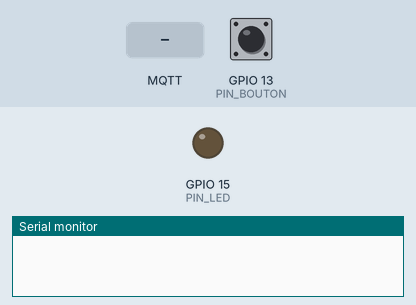
A sketch run on a simulated ESP8266 (NodeMCU). Shown: output pins drawn as LEDs (lit = HIGH), the last lines printed to the serial monitor. Dashed ring = blinking. Inputs (shaded band) come from the test bench; at power-on: GPIO 13 (PIN_BOUTON) HIGH. WiFi joins after 1.5 s; servers stay silent unless stated; no MQTT or app messages arrive unless stated.

Above: at 1.2 s.
1.3 s: GPIO 13 (PIN_BOUTON) pulled LOW for 0.15 s
At 1.7 s:
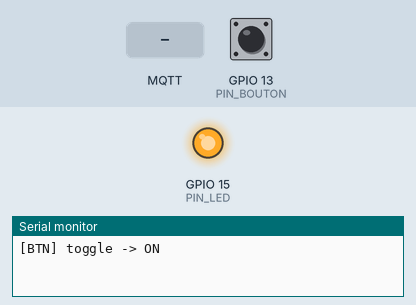
2.9 s: GPIO 13 (PIN_BOUTON) pulled LOW for 1 s
At 4.1 s:
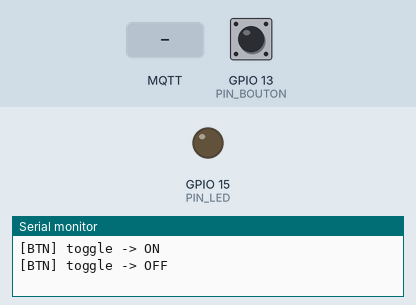
6.5 s: GPIO 13 (PIN_BOUTON) pulsed LOW 5 times (0.12 s each, 0.3 s apart)
At 6.7 s:
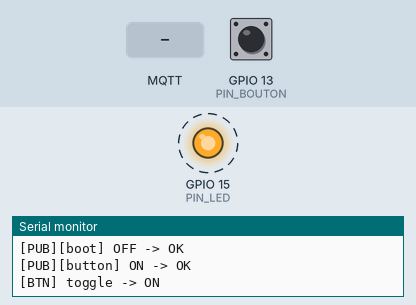
11.0 s: MQTT message "OFF" arrives on the first subscribed topic
At 12.0 s:
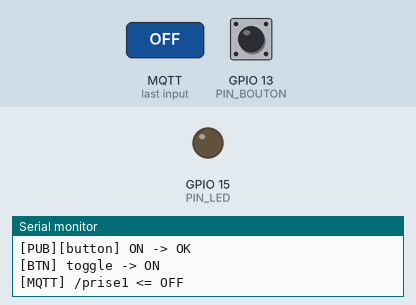
12.5 s: MQTT message "on" arrives on the first subscribed topic
At 13.1 s:
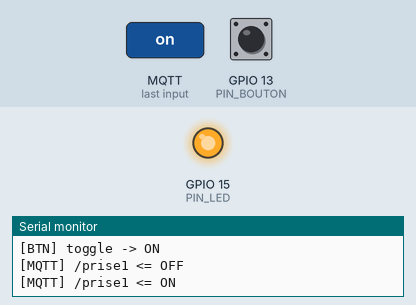
Timing chart, 0 to 15.0 s (numbered marks = the images above; inputs shaded):
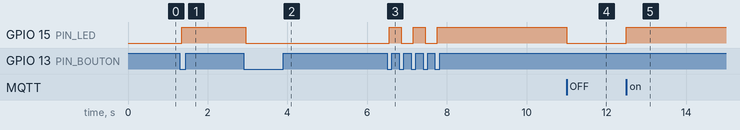

The sketch:

sae_esp12_mqtt.ino
```cpp
#include <ESP8266WiFi.h>
#include <PubSubClient.h>

/* ==== À PERSONNALISER ==== */
const char* WIFI_SSID     = "Sa";
const char* WIFI_PASSWORD = "18042005";

const char* MQTT_HOST     = "172.20.10.3";  // Broker privé
const uint16_t MQTT_PORT  = 1883;
const char* MQTT_USER     = "sacha";
const char* MQTT_PASS     = "sacha";

const char* TOPIC_PRISE   = "/prise1";   // ON / OFF (retained)
/* ======================== */

// Broches (selon ton montage)
const int PIN_BOUTON = 13;   // GPIO13 -> bouton vers GND
const int PIN_LED    = 15;   // GPIO15 -> LED -> résistance -> GND

WiFiClient espClient;
PubSubClient mqtt(espClient);

// Etat de la prise/LED
bool priseOn = false;

// Anti-rebond
bool lastBtnRaw = HIGH;                 // avec INPUT_PULLUP : HIGH = repos
bool lastBtnStable = HIGH;
unsigned long lastChangeMs = 0;
const unsigned long DEBOUNCE_MS = 50;

// Reconnexions non bloquantes
unsigned long lastWifiAttemptMs = 0;
unsigned long lastMqttAttemptMs = 0;
const unsigned long WIFI_RETRY_MS = 5000;
const unsigned long MQTT_RETRY_MS = 3000;

bool handlingMqttMessage = false;

void applyOutput(bool on) {
  digitalWrite(PIN_LED, on ? HIGH : LOW);  // si LED active LOW, inverser ici
}

void publishState(const char* source = "local") {
  if (!mqtt.connected()) return;          // publie seulement si connecté
  if (handlingMqttMessage) return;        // évite l'écho
  const char* payload = priseOn ? "ON" : "OFF";
  bool ok = mqtt.publish(TOPIC_PRISE, payload, true); // retained
  Serial.print("[PUB]["); Serial.print(source); Serial.print("] ");
  Serial.print(payload); Serial.print(" -> ");
  Serial.println(ok ? "OK" : "FAIL");
}

void onMqttMessage(char* topic, byte* payload, unsigned int length) {
  String msg;
  msg.reserve(length+1);
  for (unsigned int i=0;i<length;i++) msg += (char)payload[i];
  msg.trim(); msg.toUpperCase();

  Serial.print("[MQTT] "); Serial.print(topic); Serial.print(" <= "); Serial.println(msg);

  if (String(topic) == TOPIC_PRISE) {
    bool newState;
    if (msg == "ON") newState = true;
    else if (msg == "OFF") newState = false;
    else { Serial.println("[WARN] payload attendu: ON/OFF"); return; }

    if (newState != priseOn) {
      handlingMqttMessage = true;
      priseOn = newState;
      applyOutput(priseOn);
      handlingMqttMessage = false;
      // pas de republication ici pour éviter boucle
    }
  }
}

void tryWifiConnect() {
  if (WiFi.status() == WL_CONNECTED) return;
  unsigned long now = millis();
  if (now - lastWifiAttemptMs < WIFI_RETRY_MS) return;
  lastWifiAttemptMs = now;

  Serial.print("WiFi -> connexion à "); Serial.println(WIFI_SSID);
  WiFi.mode(WIFI_STA);
  WiFi.begin(WIFI_SSID, WIFI_PASSWORD);
}

void tryMqttConnect() {
  if (WiFi.status() != WL_CONNECTED || mqtt.connected()) return;
  unsigned long now = millis();
  if (now - lastMqttAttemptMs < MQTT_RETRY_MS) return;
  lastMqttAttemptMs = now;

  String clientId = String("ESP8266-PRISE-") + String(ESP.getChipId(), HEX);
  Serial.print("MQTT -> ");
  if (mqtt.connect(clientId.c_str(), MQTT_USER, MQTT_PASS)) {
    Serial.println("connecté");
    mqtt.subscribe(TOPIC_PRISE);
    Serial.print("Abonné: "); Serial.println(TOPIC_PRISE);
    publishState("boot");
  } else {
    Serial.print("échec (rc="); Serial.print(mqtt.state()); Serial.println(")");
  }
}

void setup() {
  Serial.begin(115200);
  pinMode(PIN_BOUTON, INPUT_PULLUP);
  pinMode(PIN_LED, OUTPUT);
  applyOutput(priseOn);

  mqtt.setServer(MQTT_HOST, MQTT_PORT);
  mqtt.setCallback(onMqttMessage);

  // Lancement des tentatives (non bloquant)
  tryWifiConnect();
}

void loop() {
  // Connexions non bloquantes
  if (WiFi.status() != WL_CONNECTED) {
    tryWifiConnect();
  } else {
    if (!mqtt.connected()) tryMqttConnect();
    mqtt.loop(); // tournant rapide
  }

  // Lecture bouton + anti-rebond
  bool btnRaw = digitalRead(PIN_BOUTON);
  unsigned long now = millis();

  if (btnRaw != lastBtnRaw) {
    lastChangeMs = now;
    lastBtnRaw = btnRaw;
  }
  if ((now - lastChangeMs) > DEBOUNCE_MS) {
    // front descendant stable (HIGH -> LOW)
    if (lastBtnStable == HIGH && lastBtnRaw == LOW) {
      priseOn = !priseOn;              // toggle
      applyOutput(priseOn);
      publishState("button");
      Serial.print("[BTN] toggle -> "); Serial.println(priseOn ? "ON" : "OFF");
    }
    lastBtnStable = lastBtnRaw;
  }
}
```

Measured:
- after the input at 1.3 s, GPIO 15 (PIN_LED): LOW → HIGH after 0.05 s
- after the input at 2.9 s, GPIO 15 (PIN_LED): HIGH → LOW after 0.05 s
- after the input at 6.5 s, GPIO 15 (PIN_LED): alternates HIGH for 0.30 s and LOW for 0.30 s, 5 changes in all, then stays HIGH, starting after 0.05 s
- after the input at 11.0 s, GPIO 15 (PIN_LED): HIGH → LOW at once
- after the input at 12.5 s, GPIO 15 (PIN_LED): LOW → HIGH at once
